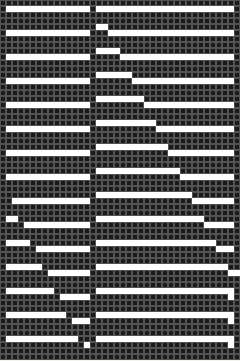
#> input picture figures/v2/grid_best_overall.png, 240 x 361 px, found by its file name
$ python _compose_final.py
#> lines starting #> are read from the running program, lines starting #| are printed output that depends on the picture
"""Compose final paper figures from real canvas screenshots."""
import os, json
import numpy as np
import matplotlib
matplotlib.use('Agg')
import matplotlib.pyplot as plt
import matplotlib.image as mpimg
from matplotlib.patches import Rectangle

OUT = r'E:/doro/maze-web/figures/v2'
PAPER = '#f4ead8'; INK = '#2c1f17'; CINNABAR = '#b8412f'
SAGE = '#6b7a5c'; GRAY_MID = '#7a6a58'; GRAY_LIGHT = '#a89888'

plt.rcParams.update({
    'font.family': 'serif', 'font.serif': ['Times New Roman', 'DejaVu Serif'],
    'font.size': 9, 'axes.facecolor': PAPER, 'figure.facecolor': PAPER,
    'savefig.facecolor': PAPER, 'pdf.fonttype': 42, 'ps.fonttype': 42,
    'axes.edgecolor': INK, 'text.color': INK, 'xtick.color': INK, 'ytick.color': INK,
    'axes.spines.top': False, 'axes.spines.right': False,
})

# === Figure: Real ES-evolved CA grids (4 best + 2 broken) ===
fig, axes = plt.subplots(2, 3, figsize=(8.0, 5.5))
panels = [
    ('grid_best_overall.png',   'manhattan-2  mf=8  s=444\n0.8233 (overall best)', True),
    ('grid_best_cheb2.png',     'chebyshev-2  mf=2  s=333\n0.8080 (#2)', True),
    ('grid_best_mh4.png',       'manhattan-4  mf=1  s=111\n0.7999 (#4)', True),
    ('grid_best_cheb1.png',     'chebyshev-1  mf=8  s=333\n0.7452 (cheb-1 peak)', True),
    ('grid_broken_cheb4.png',   'chebyshev-4  mf=8  s=444\n0.4288 — search-space failure', False),
    ('grid_stuck_mh1.png',      'manhattan-1  mf=8  s=444\n0.4205 — neighborhood too small', False),
]
for ax, (fn, title, is_best) in zip(axes.flat, panels):
    fp = f'{OUT}/{fn}'
    if os.path.exists(fp):
        img = mpimg.imread(fp)
#> img is the input picture: shape (361, 240, 3) float32; mean R, G, B 0.406, 0.406, 0.406
        ax.imshow(img)
    ax.set_title(title, fontsize=7.5, loc='left', color=INK if is_best else CINNABAR, pad=3)
    ax.set_xticks([]); ax.set_yticks([])
    for spine in ax.spines.values():
        spine.set_edgecolor(INK if is_best else CINNABAR)
        spine.set_linewidth(0.7 if is_best else 1.0)
fig.suptitle('CA grids evolved by ES — best four (sage frames) vs two failure modes (cinnabar frames)\nWebGPU evolution strategy · 40×60 grid · 300 CA steps · preview tab step-through',
             fontsize=9, y=0.99, color=INK)
plt.tight_layout(rect=[0, 0, 1, 0.96])
plt.savefig(f'{OUT}/fig_es_grids.png', dpi=200, bbox_inches='tight')
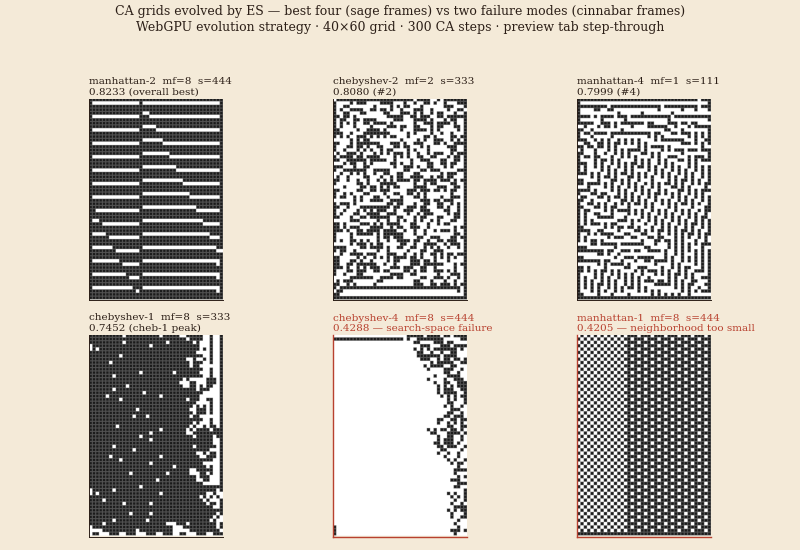
#> figure drawn by matplotlib, 6 panels
plt.savefig(f'{OUT}/fig_es_grids.pdf', bbox_inches='tight')
plt.close()
print('saved fig_es_grids')

# === Figure: Sweep summary (4-panel) — keep previous good version ===
# already saved fig_sweep_summary.png

# === Figure: True maze gallery + Pseudo maze gallery (using rendered galleries) ===
# already saved

print('\nAll paper figures ready in', OUT)
for f in sorted(os.listdir(OUT)):
    if f.endswith('.png'):
        sz = os.path.getsize(f'{OUT}/{f}')
        print(f'  {f:45s} {sz/1024:.1f} KB')
